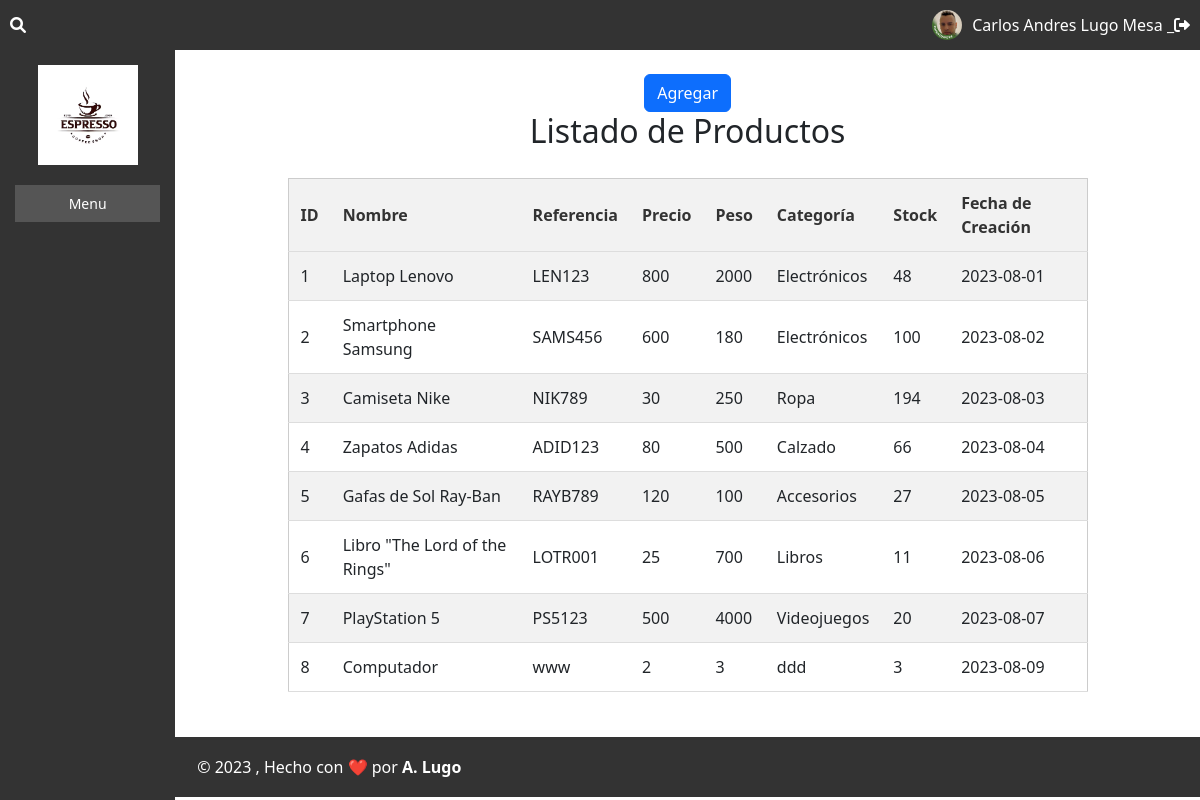
Before: / with the older database file.
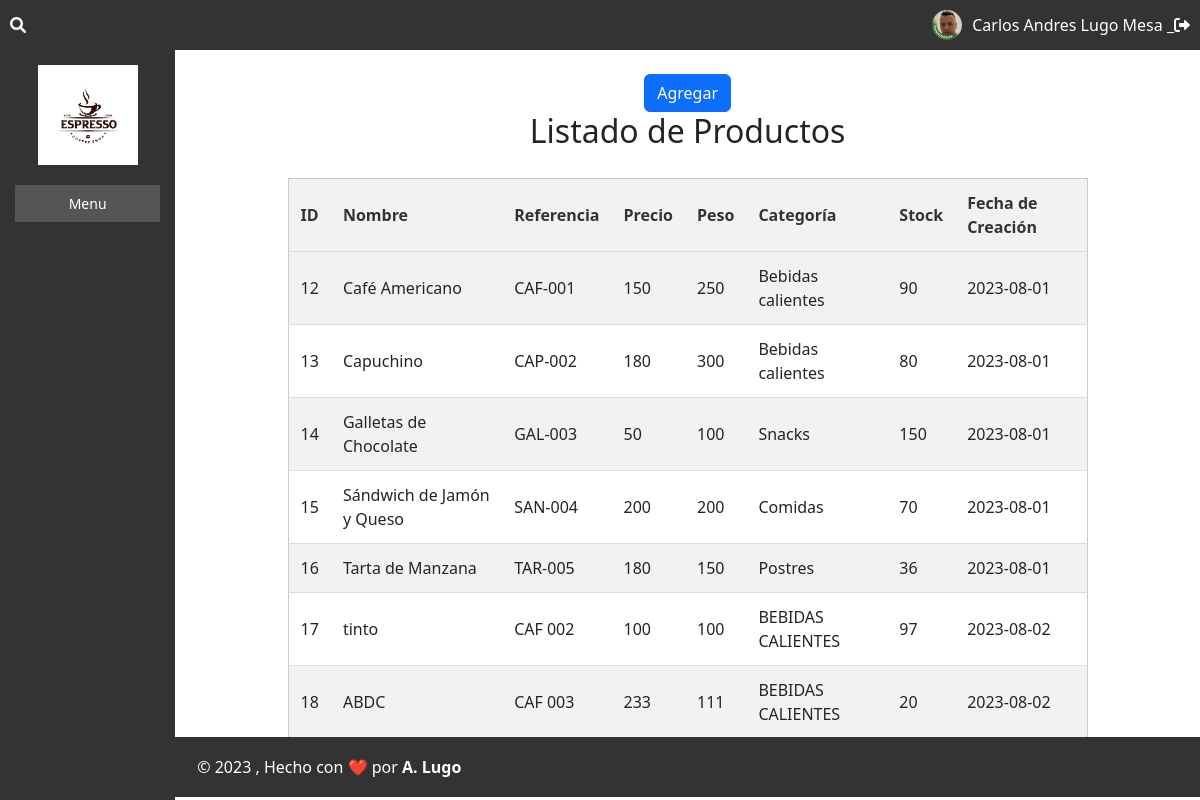
After: the same page with the newer database file.
### tables this page shows
CREATE TABLE `productos` (
  `id` int(11) NOT NULL,
  `nombre_producto` varchar(100) NOT NULL,
  `referencia` varchar(50) NOT NULL,
  `precio` int(11) NOT NULL,
  `peso` int(11) NOT NULL,
  `categoria` varchar(50) NOT NULL,
  `stock` int(11) NOT NULL,
  `fecha_creacion` date NOT NULL
);

### index.php (the view, shortened to what this page needs)
<!DOCTYPE html>
<html lang="en">
<head>
    <link rel="stylesheet" href="https://cdn.jsdelivr.net/npm/sweetalert2@11.0.18/dist/sweetalert2.min.css">
    <link rel="stylesheet" href="./css/index.css" />
    <link rel="stylesheet" href="https://cdnjs.cloudflare.com/ajax/libs/font-awesome/6.0.0-beta3/css/all.min.css">
    <link href="https://cdn.jsdelivr.net/npm/bootstrap@5.3.1/dist/css/bootstrap.min.css" rel="stylesheet">
</head>
<body>
    <div class="top-bar">
        <i class="fas fa-search"></i>
        <div class="user-info">
            <img class="avatar" src="./img/lugo.jpeg" alt="Foto de Usuario">
            <span class="span">Carlos Andres Lugo Mesa _</span>
            <i class="fas fa-sign-out-alt" id="logoutBtn"></i>
        </div>
    </div>
    <div class="container-main">
        <div class="sidebar">
            <img src="./img/coffee.webp" width="100" alt="Imagen del sistema">
            <div class="dropdown">
                <button>Menu</button>
            </div>
        </div>
        <div class="main-container">
            <main>
                <br>
            <a href="./product/addProduct.php" class="btn btn-primary">Agregar</a>
                <?php
                require_once 'db_connection.php';
                try {
                    $stmt = $conn->query("SELECT * FROM productos");
                    $productos = $stmt->fetchAll(PDO::FETCH_ASSOC);
                } catch (PDOException $e) {
                    die("Error al obtener los productos: " . $e->getMessage());
                }
                ?>
                    <h2>Listado de Productos</h2>
                    <table>
                        <tr>
                            <th>ID</th>
                            <th>Nombre</th>
                            <th>Referencia</th>
                            <th>Precio</th>
                            <th>Peso</th>
                            <th>Categoría</th>
                            <th>Stock</th>
                            <th>Fecha de Creación</th>
                        </tr>
                        <?php foreach ($productos as $producto) { ?>
                            <tr>
                                <td><?php echo $producto['id']; ?></td>
                                <td><?php echo $producto['nombre_producto']; ?></td>
                                <td><?php echo $producto['referencia']; ?></td>
                                <td><?php echo $producto['precio']; ?></td>
                                <td><?php echo $producto['peso']; ?></td>
                                <td><?php echo $producto['categoria']; ?></td>
                                <td><?php echo $producto['stock']; ?></td>
                                <td><?php echo $producto['fecha_creacion']; ?></td>
                            </tr>
                        <?php } ?>
                    </table>
            </main>
            <div class="footer">
                <div class="container-xxl d-flex flex-wrap justify-content-between py-2 flex-md-row flex-column">
                    <div class="mb-2 mb-md-0">
                        ©
                        , Hecho con ❤️ por
                        <a href="https://themeselection.com" target="_blank" class="footer-link fw-bolder">A. Lugo</a>
                    </div>
                </div>
            </div>
        </div>
    </div>
</body>
</html>

### css/index.css (style rules this page uses)
body { font-family: Arial, sans-serif; margin: 0; padding: 0; }
main { width: 100%; display: flex; flex-direction: column; align-items: center; height: calc(100vh - 113px); overflow: hidden; overflow-y: scroll; }
.btn { padding: 1rem; border-radius: 15px; border: none; background-color: skyblue; cursor: pointer; }
.main-container { display: flex; flex-direction: column; width: 100%; }
.container-main { display: flex; }
table { border-collapse: collapse; width: 80%; max-width: 800px; margin: 0 auto; border: 1px solid #ccc; }
th, td { border: 1px solid #ccc; padding: 8px; text-align: center; }
th { background-color: #f2f2f2; }
tr:nth-child(even) { background-color: #f2f2f2; }
.top-bar { background-color: #333; color: #fff; padding: 10px; display: flex; justify-content: space-between; align-items: center; }
.user-info { display: flex; align-items: center; }
.user-info img { width: 40px; height: 40px; border-radius: 50%; margin-right: 10px; }
.sidebar { background-color: #f2f2f2; width: 200px; padding: 20px; top: 70px; left: 0; bottom: 0; height: calc(100vh - 50px); }
.sidebar img { width: 100%; max-width: 150px; margin-bottom: 10px; }
.dropdown { margin-top: 20px; }
.dropdown button { background-color: #555; color: #fff; padding: 10px; width: 100%; border: none; cursor: pointer; }
.footer { background-color: #333; color: #fff; text-align: center; padding: 10px; bottom: 0; left: 0; right: 0; }
body { font-family: Arial, sans-serif; margin: 0; padding: 0; background-color: #f7f7f7; }
.top-bar { display: flex; align-items: center; justify-content: space-between; background-color: #333; color: #fff; padding: 10px; }
.top-bar .user-info { display: flex; align-items: center; }
.top-bar .user-info .avatar { width: 30px; height: 30px; border-radius: 50%; margin-right: 10px; }
.sidebar { background-color: #333; color: #fff; padding: 15px; }
.sidebar img { width: 100px; display: block; margin: 0 auto 15px; }
.sidebar button { background-color: #555; color: #fff; border: none; padding: 8px 15px; font-size: 14px; cursor: pointer; margin-bottom: 10px; }
table { width: 100%; border-collapse: collapse; margin-top: 20px; }
table th, table td { padding: 12px; text-align: left; border-bottom: 1px solid #ddd; }
table th { background-color: #f2f2f2; color: #333; }
.btn { border: none; background-color: transparent; cursor: pointer; font-size: 16px; color: #555; }
.footer { background-color: #333; color: #fff; padding: 10px; text-align: center; }
.footer .footer-link { color: #fff; text-decoration: none; }

Changed rows visible on the page:
removed productos: id "1", nombre_producto "Laptop Lenovo", referencia "LEN123", precio "800", peso "2000", categoria "Electrónicos", stock "48", fecha_creacion "2023-08-01"
removed productos: id "2", nombre_producto "Smartphone Samsung", referencia "SAMS456", precio "600", peso "180", categoria "Electrónicos", stock "100", fecha_creacion "2023-08-02"
removed productos: id "3", nombre_producto "Camiseta Nike", referencia "NIK789", precio "30", peso "250", categoria "Ropa", stock "194", fecha_creacion "2023-08-03"
removed productos: id "4", nombre_producto "Zapatos Adidas", referencia "ADID123", precio "80", peso "500", categoria "Calzado", stock "66", fecha_creacion "2023-08-04"
removed productos: id "5", nombre_producto "Gafas de Sol Ray-Ban", referencia "RAYB789", precio "120", peso "100", categoria "Accesorios", stock "27", fecha_creacion "2023-08-05"
removed productos: id "6", nombre_producto "Libro \"The Lord of the Rings\"", referencia "LOTR001", precio "25", peso "700", categoria "Libros", stock "11", fecha_creacion "2023-08-06"
removed productos: id "7", nombre_producto "PlayStation 5", referencia "PS5123", precio "500", peso "4000", categoria "Videojuegos", stock "20", fecha_creacion "2023-08-07"
removed productos: id "8", nombre_producto "Computador", referencia "www", precio "2", peso "3", categoria "ddd", stock "3", fecha_creacion "2023-08-09"
added productos: id "12", nombre_producto "Café Americano", referencia "CAF-001", precio "150", peso "250", categoria "Bebidas calientes", stock "90", fecha_creacion "2023-08-01"
added productos: id "13", nombre_producto "Capuchino", referencia "CAP-002", precio "180", peso "300", categoria "Bebidas calientes", stock "80", fecha_creacion "2023-08-01"
added productos: id "14", nombre_producto "Galletas de Chocolate", referencia "GAL-003", precio "50", peso "100", categoria "Snacks", stock "150", fecha_creacion "2023-08-01"
added productos: id "15", nombre_producto "Sándwich de Jamón y Queso", referencia "SAN-004", precio "200", peso "200", categoria "Comidas", stock "70", fecha_creacion "2023-08-01"
added productos: id "16", nombre_producto "Tarta de Manzana", referencia "TAR-005", precio "180", peso "150", categoria "Postres", stock "36", fecha_creacion "2023-08-01"
added productos: id "17", nombre_producto "tinto", referencia "CAF 002", precio "100", peso "100", categoria "BEBIDAS CALIENTES", stock "97", fecha_creacion "2023-08-02"
added productos: id "18", nombre_producto "ABDC", referencia "CAF 003", precio "233", peso "111", categoria "BEBIDAS CALIENTES", stock "20", fecha_creacion "2023-08-02"
